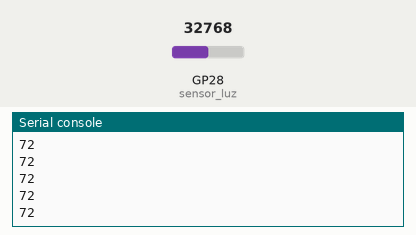
Recording of a program running on a simulated Raspberry Pi Pico running MicroPython. Shown: the last lines printed to the serial console. The inputs (shaded band) are chosen by the test bench; at power-on: GP28 (sensor_luz) = 32768 (analog values on the 0–65535 scale).

Above: at 1.2 s.
1.3 s: GP28 (sensor_luz) set to 45874
At 1.56 s:
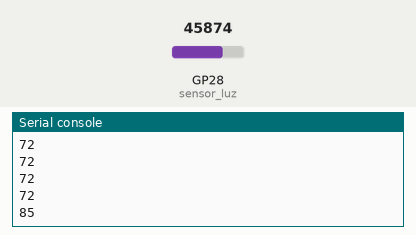
2.8 s: GP28 (sensor_luz) set to 57670
At 2.96 s:
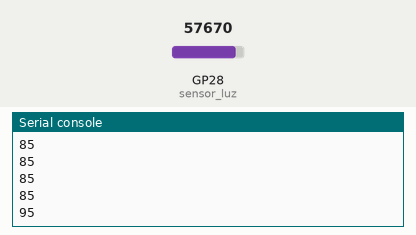
Timing chart, 0 to 5.8 s (numbered marks = the images above; inputs shaded):
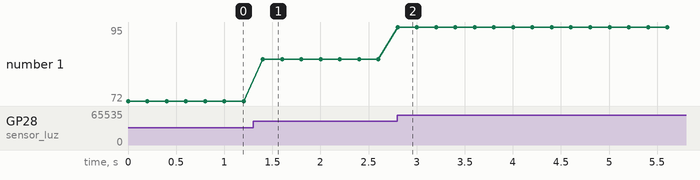

Measured:
- after the input at 1.3 s, the serial console: prints a new line after 0.10 s (image 1)
- after the input at 2.8 s, the serial console: prints a new line at once (image 2)
- plotted number 1: 72 → 85 after the input at 1.3 s, 85 → 95 after the input at 2.8 s

The program:

10_02_medida_luz.py
```python
from machine import ADC, Pin
from utime import sleep
from math import sqrt

sensor_luz = ADC(28)
lectura_oscuridad = 200
factor_escala = 2.5

def mide_luz():
    lectura = sensor_luz.read_u16()
    porcentaje = int(sqrt(lectura - lectura_oscuridad) / factor_escala)
    if porcentaje < 0:
        porcentaje = 0
    elif porcentaje > 100:
        porcentaje = 100
    return (porcentaje)

while True:
    nivel_luz = mide_luz()
    print(nivel_luz)
    sleep(0.2)
```
